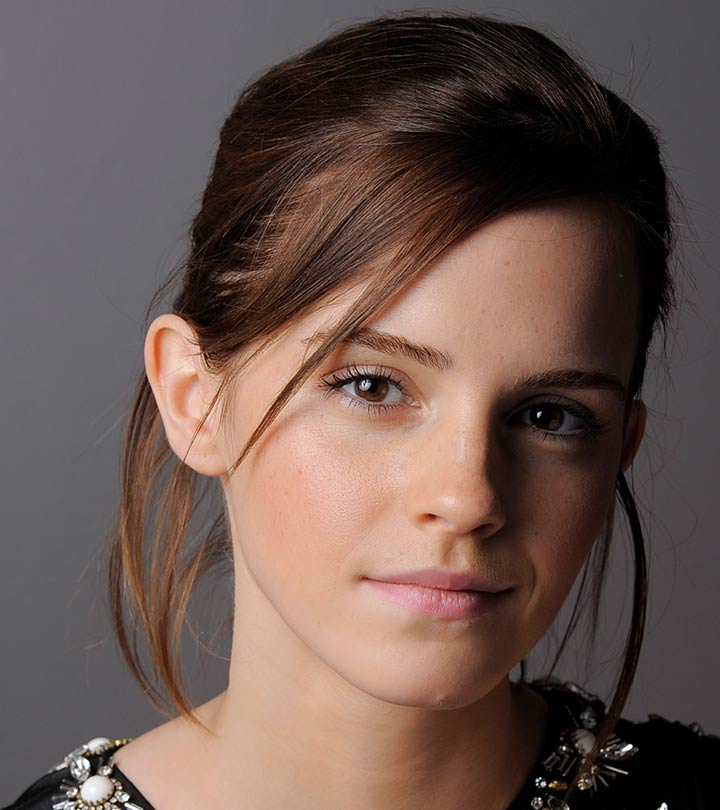
#> input picture a1images/emma.jpg, 720 x 810 px
$ jupyter execute --allow-errors 'Assingment 1.ipynb'   (shell and % lines are left out)
#> lines starting #> are read from the running program, lines starting #| are printed output that depends on the picture
# EN3160 Assignment 1 on Intensity Transformations and Neighborhood Filtering #

## Implement the intensity transformation  ##

[cell 1]
import cv2
import numpy as np
import matplotlib.pyplot as plt

# Define breakpoints and mappings
# Each tuple: (input_intensity, output_intensity)
cp_emma = np.array([
    (0, 0),
    (50, 50),
    (51, 100),
    (149, 255),
    (150, 150),
    (255, 255)
], dtype=np.float32)

# Create LUT
LUT = np.zeros(256, dtype=np.uint8)

def linear_transform(control_points,lut ):
    for i in range(len(control_points) - 1):
        x1, y1 = control_points[i]
        x2, y2 = control_points[i + 1]
        slope = (y2 - y1) / (x2 - x1)
        for x in range(int(x1), int(x2) + 1):
            lut[x] = np.clip(slope * (x - x1) + y1, 0, 255)
    return lut

LUT = linear_transform(cp_emma, LUT)
# Read image in grayscale
img_orig = cv2.imread('a1images/emma.jpg', cv2.IMREAD_GRAYSCALE)
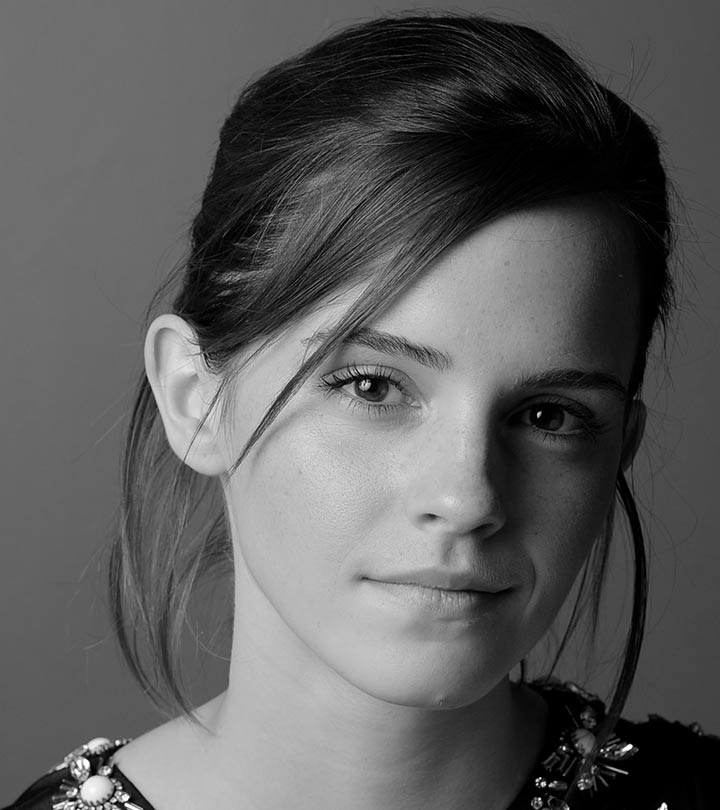
#> img_orig: shape (810, 720); min 0, max 255, mean 92.3

plt.figure(figsize=(15, 5))

plt.subplot(131)
plt.plot(LUT, color='blue')
plt.title('Mapping Function')
plt.xlabel('Input Intensity')
plt.ylabel('Output Intensity')
plt.grid()
plt.xlim(0, 255)
plt.ylim(0, 255)

plt.subplot(132)
plt.imshow(img_orig, cmap='gray')
plt.title('Original Image')
plt.axis('off')

img_transformed = cv2.LUT(img_orig, LUT)
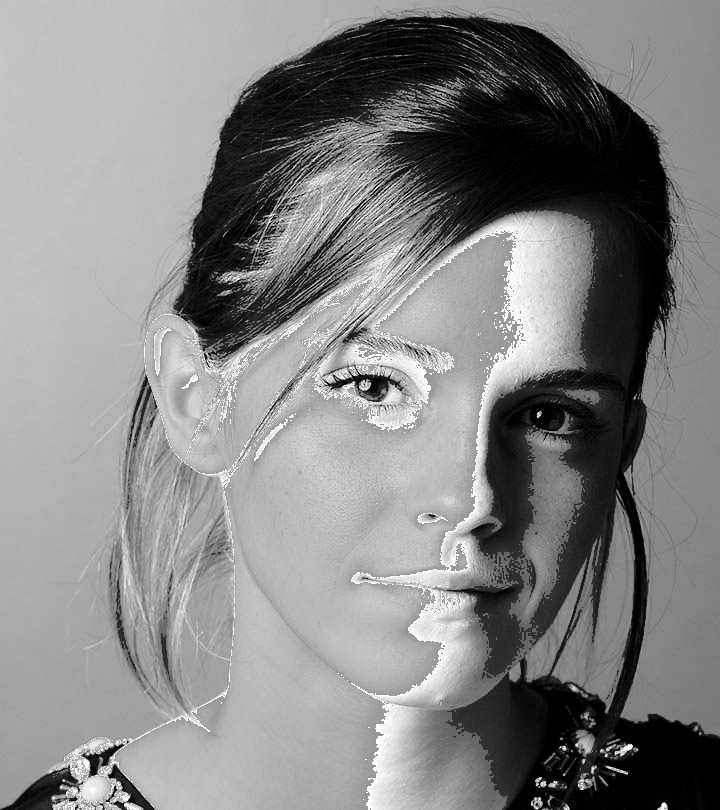
#> img_transformed: shape (810, 720); min 0, max 255, mean 132.8
plt.subplot(133)
plt.imshow(img_transformed, cmap='gray')
plt.title('Transformed Image')
plt.axis('off')
#> figure, not shown here; panel 1: curve peaks at x = 149, y = 255

##  Brain Proton Density Image ##

### White Matter ###

[cell 2]
cp_wm = np.array([
    (0,0),
    (179,0),
    (180,180),
    (255,255)
])

wm_lut = np.zeros(256, dtype=np.uint8)

wm_lut = linear_transform(cp_wm, wm_lut)

plt.figure(figsize=(15, 5))

plt.subplot(131)
plt.plot(wm_lut, color='blue')
plt.title('Mapping Function')
plt.xlabel('Input Intensity')
plt.ylabel('Output Intensity')
plt.grid()
plt.xlim(0, 255)
plt.ylim(0, 255)


img_brain = cv2.imread('a1images/brain_proton_density_slice.png', cv2.IMREAD_GRAYSCALE)
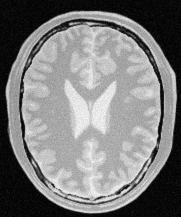
#> input picture a1images/brain_proton_density_slice.png, 181 x 217 px
#> img_brain is the input picture: shape (217, 181); min 0, max 251, mean 123.7

plt.subplot(132)
plt.imshow(img_brain, cmap='gray')
plt.title('Original Brain Image')
plt.axis('off')

#> (the rest of this cell did not finish here and is left out)

### Gray Matter

[cell 3]
cp_gm = np.array([
   (0, 0),
    (100, 50),
    (101, 100),
    (149, 255),
    (150, 150),
    (255, 255)
], )


gm_lut = np.zeros(256, dtype=np.uint8)
gm_lut = linear_transform(cp_gm, gm_lut)
img_brain_transformed_GM = cv2.LUT(img_brain, gm_lut)

plt.figure(figsize=(15, 5))

plt.subplot(131)
plt.plot(gm_lut, color='blue')
plt.title('Mapping Function')
plt.xlabel('Input Intensity')
plt.ylabel('Output Intensity')
plt.grid()
plt.xlim(0, 255)
plt.ylim(0, 255)


plt.subplot(132)

plt.imshow(img_brain, cmap='gray')
plt.title('Original Brain Image')
plt.axis('off')

plt.subplot(133)
plt.imshow(img_brain_transformed_GM, cmap='gray')
plt.title('Transformed Brain Image')
plt.axis('off')

plt.show()
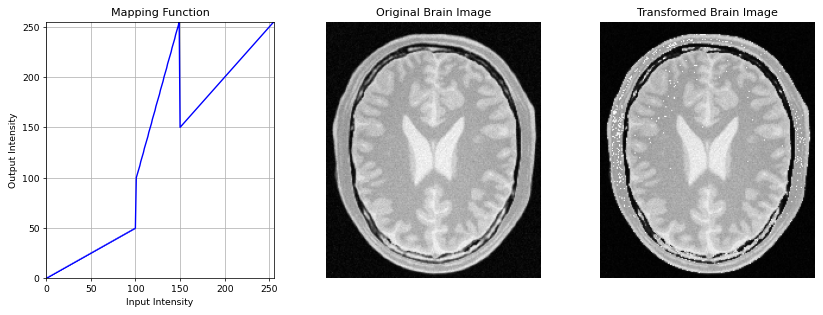
#> figure drawn by matplotlib, 3 panels; panel 1: curve peaks at x = 149, y = 255

## Applying Gamma Correction

[cell 4]
import cv2 as cv
import matplotlib.pyplot as plt
import numpy as np

img_orig = cv.imread('highlights_and_shadows.jpg', cv.IMREAD_COLOR)
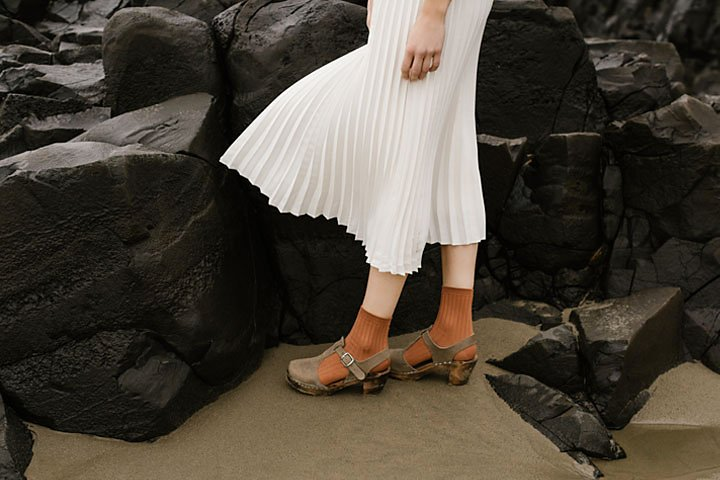
#> input picture a1images/highlights_and_shadows.jpg, 720 x 480 px, found by its file name
#> img_orig is the input picture: shape (480, 720, 3); mean B, G, R 58.1, 68.6, 75.7

img_rgb = cv.cvtColor(img_orig, cv.COLOR_BGR2RGB)

img_ceilab = cv.cvtColor(img_orig, cv.COLOR_BGR2Lab)        # Convert the image into CEILAB color space
#> img_ceilab: shape (480, 720, 3); mean of channels 0, 1, 2 71.3, 129.1, 135
l_channel, a_channel, b_channel = cv.split(img_ceilab)      # Split the converted image into three channels
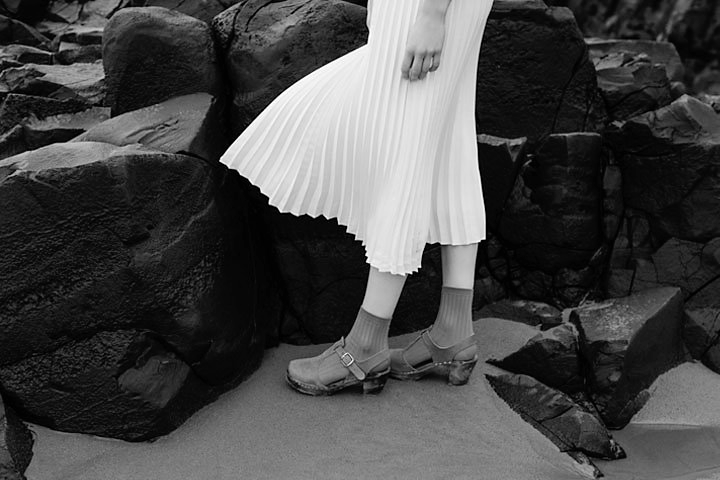
#> l_channel: shape (480, 720); min 0, max 255, mean 71.3
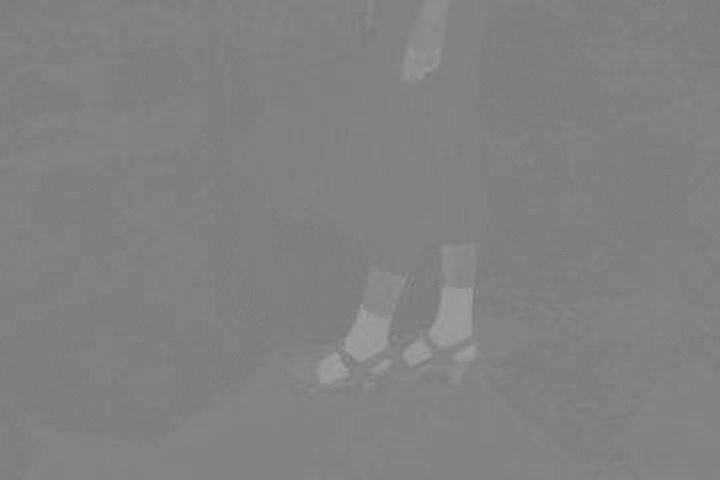
#> a_channel: shape (480, 720); min 119, max 160, mean 129.1

#region
plt.figure(figsize=(12,6))

plt.subplot(221)
plt.imshow(img_rgb)
plt.title('Original Image')
plt.axis('off')

plt.subplot(222)
plt.imshow(l_channel, cmap="gray")
plt.title('L Channel of the Image')
plt.axis('off')

plt.subplot(223)
plt.imshow(a_channel, cmap="gray")
plt.title('A Channel of the Image')
plt.axis('off')

plt.subplot(224)
plt.imshow(b_channel, cmap="gray")
plt.title('B Channel of the Image')
plt.axis('off')

plt.tight_layout()
#endregion

gamma = 0.78
table = np.array([(i/255.0)**(gamma)*255.0 for i in np.arange(0, 256)]).astype('uint8')
l_channel_gamma_corrected = cv.LUT(l_channel, table)        # Apply gamma correction only for L channel
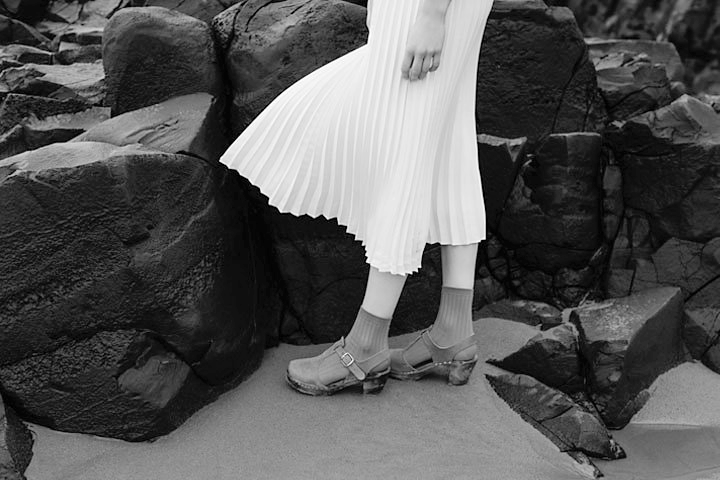
#> l_channel_gamma_corrected: shape (480, 720); min 0, max 255, mean 86.2
img_gamma = cv.merge((l_channel_gamma_corrected, a_channel, b_channel))     # Merge L channel with other channels
#> img_gamma: shape (480, 720, 3); mean of channels 0, 1, 2 86.2, 129.1, 135
img_corrected = cv.cvtColor(img_gamma, cv.COLOR_Lab2RGB)
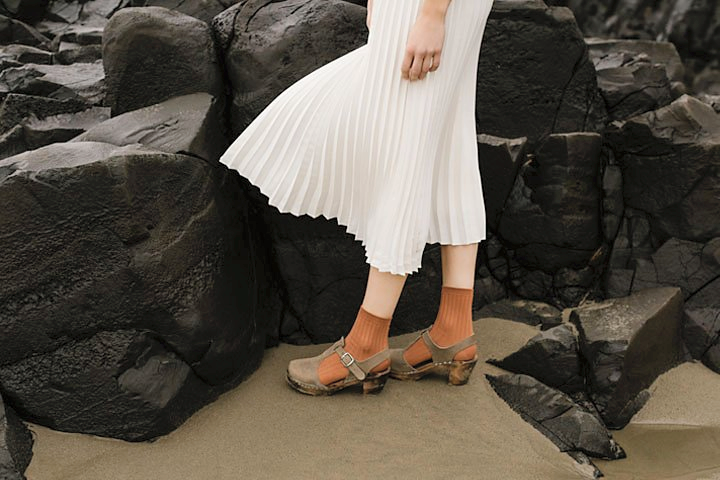
#> img_corrected: shape (480, 720, 3); mean R, G, B 89.7, 82.4, 72

#region
fig, ax = plt.subplots(1, 2, sharex='all', sharey='all', figsize=(12,6))
ax[0].imshow(img_rgb)
ax[0].set_title('Original Image')

ax[1].imshow(img_corrected)
ax[1].set_title('Gamma Corrected Image')
#endregion

f, ax = plt.subplots(1, 2, figsize=(12, 4))
space = ('l', 'a', 'b')
color = ('r', 'g', 'b')

for i, c in enumerate(space):
    hist_orig = cv.calcHist([img_ceilab], [i], None, [256], [0, 256])       # Calculate histogram for original image
    ax[0].plot(hist_orig, color=color[i])
    hist_gamma = cv.calcHist([img_gamma], [i], None, [256], [0, 256])       # Calculate histogram for gamma corrected image
    ax[1].plot(hist_gamma, color=color[i])

#region
ax[0].set_title('Histogram of the Original Image')
ax[0].set_xlabel('Pixels')
ax[0].set_ylabel('Frequency')


ax[1].set_title('Histogram of the Gamma Corrected Image')
ax[1].set_xlabel('Pixels')
ax[1].set_ylabel('Frequency')

#endregion
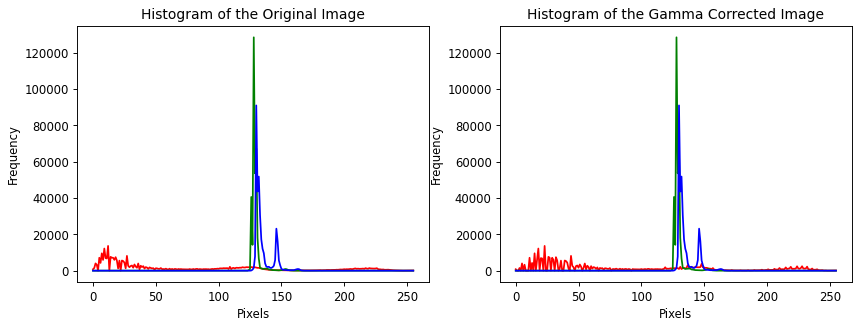
#> figure drawn by matplotlib, 2 panels; panel 1: curve peaks at x = 12, y = 13634; panel 1: curve peaks at x = 128, y = 128418; panel 1: curve peaks at x = 130, y = 90934; panel 2: curve peaks at x = 23, y = 13634
